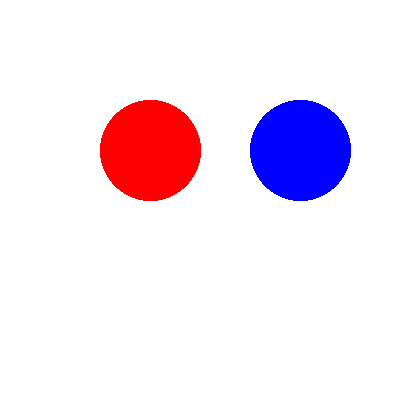

Python code for this plot:
from PIL import Image, ImageDraw, ImageFont

# Create a blank white image with a specified size
width, height = 400, 400
background_color = (255, 255, 255)
image = Image.new("RGB", (width, height), background_color)

# Initialize the drawing context
draw = ImageDraw.Draw(image)

# Draw Radha Krishna - you can customize this as you like
# For a basic example, we'll draw two circles and two lines to represent Radha and Krishna
radha_color = (255, 0, 0)  # Red
krishna_color = (0, 0, 255)  # Blue

draw.ellipse([100, 100, 200, 200], fill=radha_color)  # Radha's circle
draw.line((150, 100, 150, 200), fill=radha_color)  # Radha's body

draw.ellipse([250, 100, 350, 200], fill=krishna_color)  # Krishna's circle
draw.line((300, 100, 300, 200), fill=krishna_color)  # Krishna's body

# Save the image
image.save("radha_krishna.png")